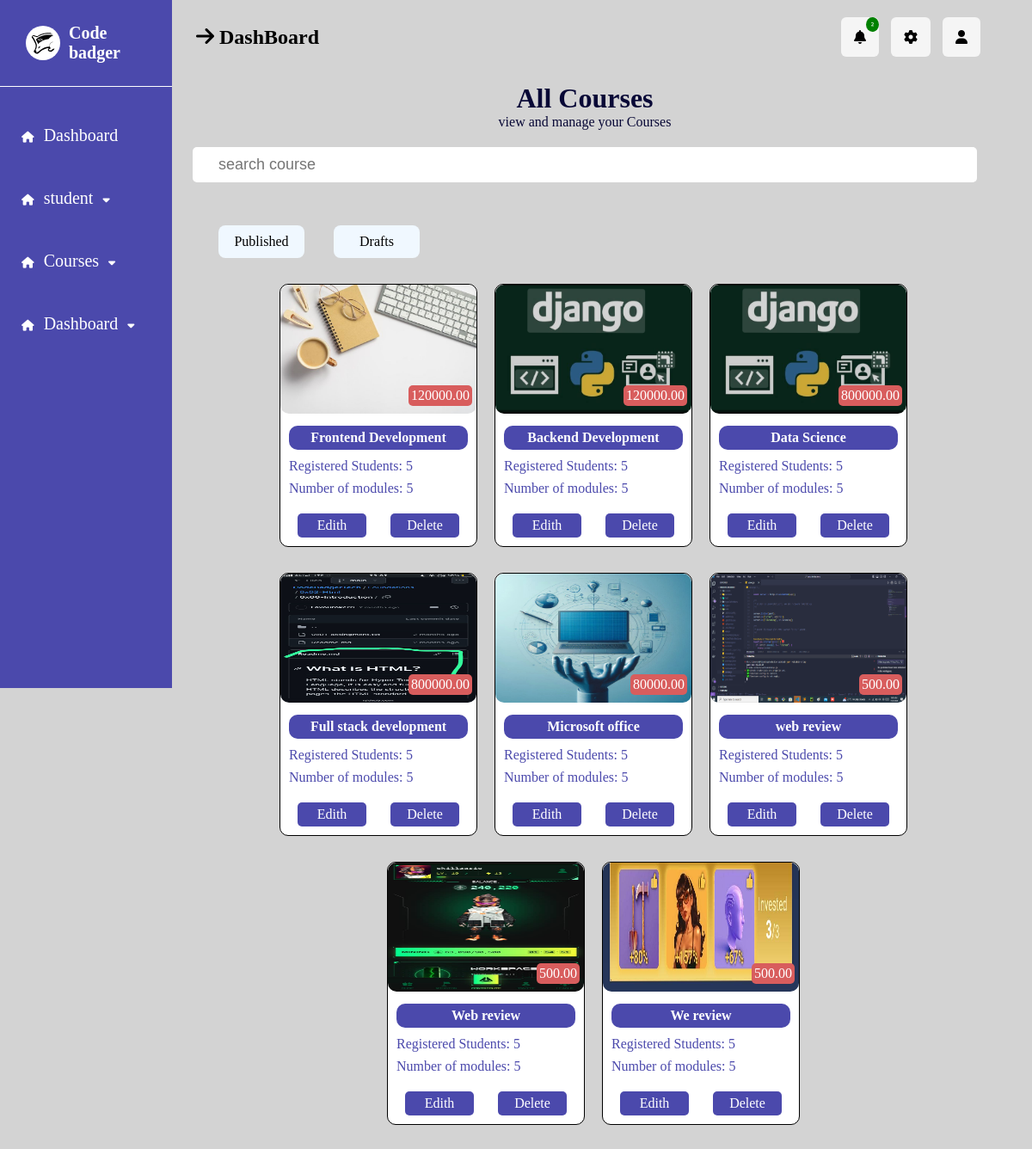
The app's page /admin2/course/courses/ (signed in) with its own data.
### Users/Admin/CoursesManagement/models.py (models this page shows, shortened)
class Course(models.Model):
    course_image = models.ImageField(upload_to='media/course_image/', null=True, blank=True)
    name = models.CharField(max_length=200, unique=True)
    fee = models.DecimalField(max_digits=10, decimal_places=2)
    about = CKEditor5Field(default="Add about course")
    registered_student = models.IntegerField(default=0)
    number_of_modules = models.IntegerField(default=0)
    status = models.CharField(max_length=50, default='draft')
    created_at = models.DateTimeField(auto_now_add=True)
    updated_at = models.DateTimeField(auto_now=True)

### Users/Admin/CoursesManagement/views.py (the view)
# urls.py: path('courses/', views.courses, name='courses'),
@decorators.adminOnly
def courses(request):
    try:
        courses = Course.objects.all()
        context = {'courses':courses}
    except IntegrityError:
        messages.error(request, 'course with this name alredy exixts')
        return redirect('create_course')
    return render(request, 'admin/courses.html', context)

### templates/admin/courses.html (shortened to what this page needs)
{% extends "./main.html" %}
{% load static %}
{% block stylelinks %}
    <link rel="stylesheet" href="{% static 'css/admin/course.css' %}">
{% endblock stylelinks %}
{% block content %}
    <div class="course-container container">
        <h1> All Courses</h1>
        <p> view and manage your Courses</p>
        <div class="search">
            <form action="{% url 'search_suggestions' %}" method="get">
                <input type="search" name="q" oninput="searchSuggestion(event)"
                placeholder="search course" id="course_bar">
            </form>
        </div>
        <div class="status">
            <a href="{% url 'published_course' %}"  id="publishedLink"> Published</a>
            <a href="{% url 'draft_course' %}" id="draftLink"> Drafts</a>
        </div>
        <div class="course-box">
        {% if courses %}
            {% for course in courses %}
                <div class="course1">
                    <div class="image">
                        <img src="{{ course.course_image.url }}">
                        <p>{{ course.fee}}</p>
                    </div>
                    <h2>{{ course.name }}</h2>
                    <p>Registered Students: 5 </p>
                    <p class="modules"> Number of modules: 5 </p>
                    <div class="action">
                        <a href="#">Edith</a>
                        <a href="#">Delete</a>
                    </div>
                </div>
            {% endfor %}
        {% else %}
            <h1 style="margin-top: 20px;"> No Course Found</h1>
        {% endif %}
    </div>
    </div>
{% endblock content %}

### templates/admin/main.html (shortened to what this page needs)
{% load static %}
<!DOCTYPE html>
<html lang="en">
<head>
    <link rel="stylesheet" href="{% static 'css/admin/main.css' %}">
    <link rel="stylesheet" href="https://cdn.ckeditor.com/ckeditor5/43.1.0/ckeditor5.css" />
    {% block stylelinks %} {% endblock stylelinks %}
</head>
<body>
    <div class="wrapper">
        <div class="sidenav" id="side-nav">
            <div class="logo">
                <img src="{% static 'images/admin/2.svg' %}" alt="" class="src">
                <h1>Code badger</h1>
            </div>
            <nav>
                <ul>
                    <li>
                        <i class="fa-solid fa-house"></i>
                        <a href="{% url 'adminDashBoard' %}">Dashboard</a>
                    </li>
                    <li class="dropdown">
                        <i class="fa-solid fa-house"></i>
                        <a href="#">student</a>
                        <i class="fa-solid fa-caret-down drop"></i>
                    </li>
                    <li class="dropdown">
                        <i class="fa-solid fa-house"></i>
                        <a href="#">Courses</a>
                        <i class="fa-solid fa-caret-down drop"></i>
                    </li>
                    <li>
                        <i class="fa-solid fa-house"></i>
                        <a href="#">Dashboard</a>
                        <i class="fa-solid fa-caret-down"></i>
                    </li>
                </ul>
            </nav>
        </div>
        {% include 'flashMessages/messages.html' %}
        <div class="main-content ">
            <div class="page-heading container">
                <h2><i class="fa-solid fa-arrow-right"></i> DashBoard</h2>
                <div class="icons">
                <i class="fa-solid fa-bell notification"></i>
                <i class="fa-solid fa-gear"></i>
                <i class="fa-solid fa-user"></i>
                </div>
            </div>
                {% block content %} {% endblock content %}
        </div>
    </div>
</body>
</html>

### templates/flashMessages/messages.html (shortened to what this page needs)
<!DOCTYPE html>
<html lang="en">
<head>
</head>
<body>
</body>
</html>

### static/css/admin/main.css (style rules this page uses)
* { padding: 0; margin: 0; box-sizing: border-box; }
.container { width: 95%; margin: 0 auto; max-width: 1200px; }
.wrapper { width: 100%; }
body { background-color: lightgray; }
.sidenav { position: fixed; top: 0; left: 0; width: 200px; height: 100vh; background-color: #4B49AC; color: white; z-index: 1100; }
.logo { display: flex; align-items: center; border-bottom: 1px solid white; margin-bottom: 20px; padding: 20px; }
.logo img { width: 40px; color: white; display: inline-block; text-align: center; margin-right: 10px; background-color: white; border-radius: 20px; padding: 5px; margin: 10px; }
.logo h1 { font-size: 20px; margin-right: 10px; }
.main-content { width: 80vw; margin-left: 200px; }
nav { position: fixed; }
nav ul { list-style: none; }
nav ul li { padding: 25px; cursor: pointer; position: relative; }
nav ul li i { font-size: 13px; }
nav ul li a { color: white; font-size: 20px; text-decoration: none; margin: 0 7px; }
.page-heading { display: flex; justify-content: space-between; margin-right: 20px; margin-top: 20px; align-items: center; }
.page-heading .icons i { display: inline-block; margin-left: 10px; cursor: pointer; background-color: whitesmoke; padding: 15px; border-radius: 6px; }
.page-heading .notification { position: relative; z-index: -1; }
.page-heading .notification::after { content: '2'; background-color: green; padding: 6px; font-size: 5px; color: white; border-radius: 50%; position: absolute; top: 0; cursor: pointer; }

### static/css/admin/course.css (style rules this page uses)
.search { margin-top: 20px; font-size: 18px; width: 100%; position: sticky; top: 3px; z-index: 1000; border-radius: 5px; }
.search input { width: 100%; height: 100%; padding: 10px 30px; font-size: 18px; outline: none; border: none; border-radius: 5px; }
.status { text-align: left; }
.status a { display: inline-block; padding: 10px; background-color: aliceblue; margin-top: 50px; margin-left: 30px; width: 100px; text-align: center; text-decoration: none; color: black; border-radius: 8px; }
.course-container { margin-top: 30px; padding-bottom: 40px; text-align: center; color: #080836; }
.course-box { position: relative; cursor: pointer; display: flex; flex-wrap: wrap; justify-content: center; margin-top: 0px; }
.course1 { width: 230px; border: 1px solid black; height: auto; margin-left: 20px; border-radius: 10px; background-color: white; margin-top: 30px; }
.course1 .image { position: relative; }
.course1 img { width: 100%; height: 150px; border-radius: 10px; }
.course1 .image p { position: absolute; bottom: 20px; right: 20px; background-color: rgb(216, 93, 93); color: white; padding: 3px; width: auto; text-align: center; border-radius: 5px; animation: price 2s; animation-fill-mode: forwards; }
.course1 h2 { background-color: #4B49AC; color: white; font-size: 16px; text-align: center; margin: 10px; border-radius: 10px; padding: 5px; }
.course1 p { color: #4B49AC; margin-left: 10px; margin-top: 4px; margin-bottom: 8px; text-align: left; }
.course1 .modules { margin-bottom: 20px; }
.course-box .action { margin: 10px 20px; display: flex; justify-content: space-between; }
.course-box .action a { background-color: #4B49AC; text-decoration: none; text-align: center; padding: 5px; color: white; width: 80px; border-radius: 5px; }

### records on screen
Course: course_image (picture), fee "120000.00", name "Frontend Development"
Course: course_image (picture), fee "120000.00", name "Backend Development"
Course: course_image (picture), fee "800000.00", name "Data Science"
Course: course_image (picture), fee "800000.00", name "Full stack development"
Course: course_image (picture), fee "80000.00", name "Microsoft office"
Course: course_image (picture), fee "500.00", name "web review"
Course: course_image (picture), fee "500.00", name "Web review"
Course: course_image (picture), fee "500.00", name "We review"
